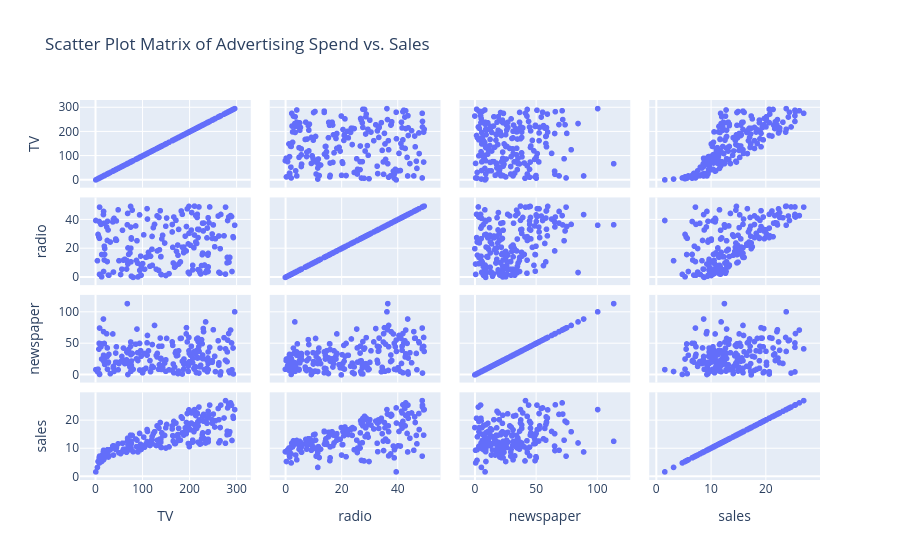

This figure's notebook cell:
### Markdown cell above
Our dataset includes advertising spend on TV, Radio, and Newspaper, and the resulting Sales.

## Exploring the Relationships Visually

Let's use a scatter plot matrix to see the relationships between all pairs of variables.

### Code cell
# Visualize the relationship between each advertising medium and sales
fig = px.scatter_matrix(df, dimensions=['TV', 'radio', 'newspaper', 'sales'], title='Scatter Plot Matrix of Advertising Spend vs. Sales')
fig.show()

### Figure 1 — Plotly figure (JSON) as saved in the notebook; plotly's stock layout.template omitted (floating-point values rounded to 4 significant figures; data arrays with more than 128 entries replaced by an {"elided": "..."} marker saying what was removed)
{"data": [{"dimensions": [{"axis": {"matches": true}, "label": "TV", "values": {"elided": "200 float values"}}, {"axis": {"matches": true}, "label": "radio", "values": {"elided": "200 float values"}}, {"axis": {"matches": true}, "label": "newspaper", "values": {"elided": "200 float values"}}, {"axis": {"matches": true}, "label": "sales", "values": {"elided": "200 float values"}}], "hovertemplate": "%{xaxis.title.text}=%{x}<br>%{yaxis.title.text}=%{y}<extra></extra>", "legendgroup": "", "marker": {"color": "#636efa", "symbol": "circle"}, "name": "", "showlegend": false, "type": "splom"}], "layout": {"dragmode": "select", "legend": {"tracegroupgap": 0}, "title": {"text": "Scatter Plot Matrix of Advertising Spend vs. Sales"}}}
